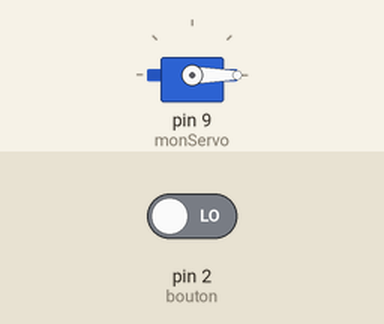
Recording of a sketch running on a simulated Arduino Uno, built with avr-gcc and run on an emulated ATmega328P. On the bench: servo. The inputs (shaded band) are chosen by the test bench; at power-on: pin 2 (bouton) LOW. What the sketch prints to the serial monitor is not drawn.

Above: at 1.2 s.
1.3 s: pin 2 (bouton) driven HIGH
At 1.8 s:
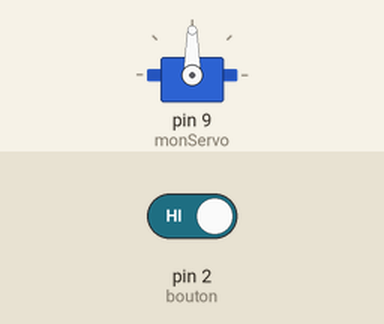
2.8 s: pin 2 (bouton) driven LOW
At 4.1 s:
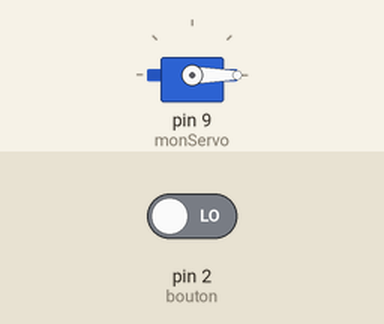
Timing chart, 0 to 5.8 s (numbered marks = the images above; inputs shaded):
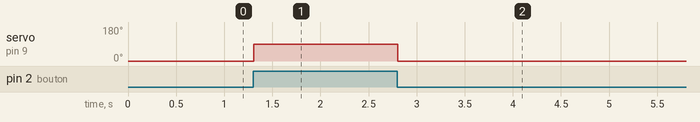

Measured:
- after the input at 1.3 s, servo on pin 9 (monServo): 0° → 90° at once
- after the input at 2.8 s, servo on pin 9 (monServo): 90° → 0° at once

The sketch:

Bouton.ino
```cpp
#include <Servo.h>  // on inclut la bibliothèque pour piloter un servomoteur

Servo monServo;  // on crée l'objet monServo
const int bouton = 2;

void setup()
{
    monServo.attach(9);
    pinMode(bouton, INPUT);
    Serial. begin(9600);
}

void loop()
{
  int test = digitalRead(bouton);
  Serial. println(test);
      if(test == HIGH){
        monServo.write(90);
    }else {
        monServo.write(0);
    }
}
```
